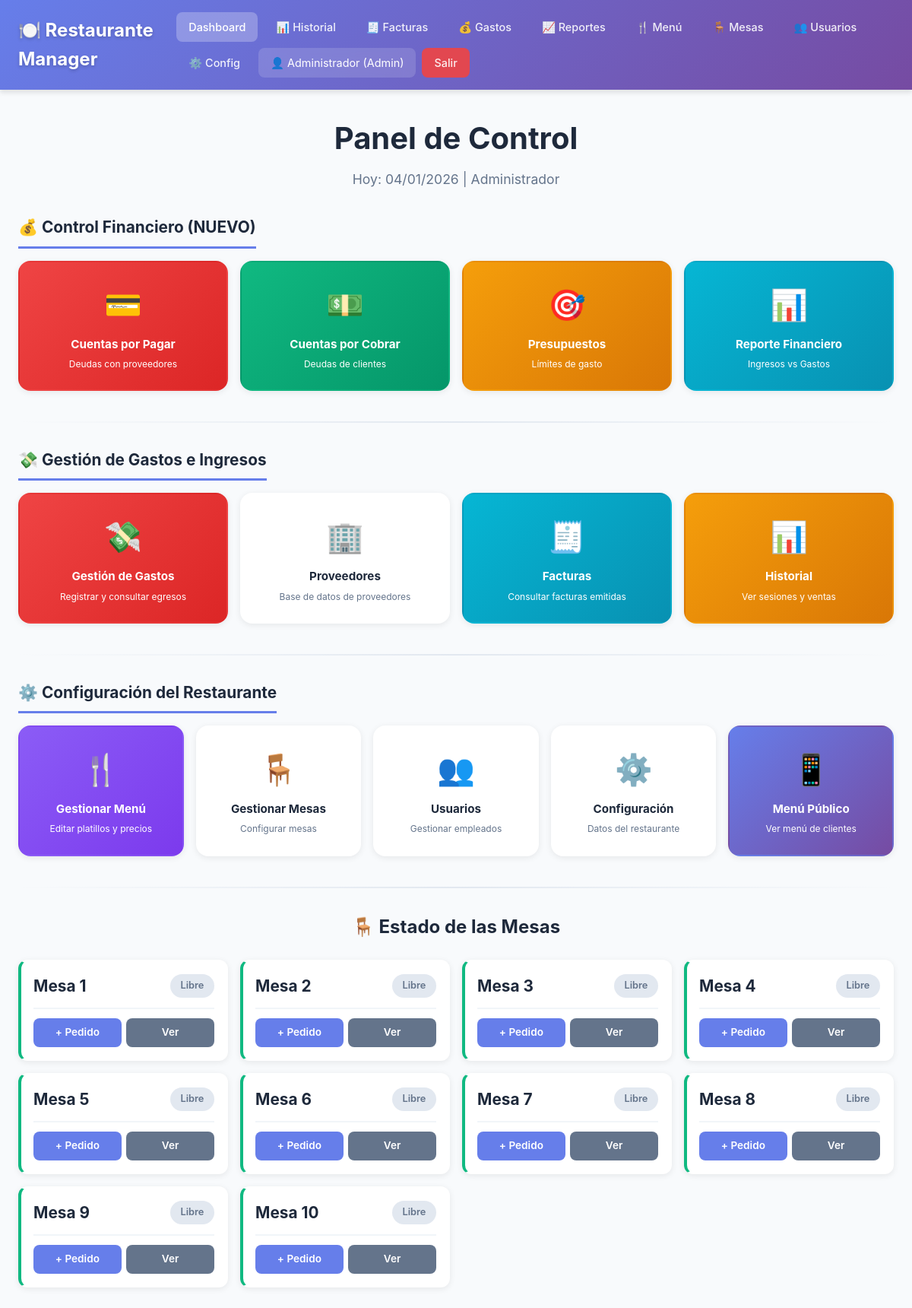
/dashboard (signed in), run on the app's committed database.
### app.py (models this page shows, shortened)
class Usuario(UserMixin, db.Model):
    id = db.Column(db.Integer, primary_key=True)
    username = db.Column(db.String(80), unique=True, nullable=False)
    password_hash = db.Column(db.String(200), nullable=False)
    nombre = db.Column(db.String(100), nullable=False)
    rol = db.Column(db.String(20), default='mesero')  # mesero, cocina, admin

class Mesa(db.Model):
    id = db.Column(db.Integer, primary_key=True)
    numero = db.Column(db.Integer, nullable=False, unique=True)
    capacidad = db.Column(db.Integer, default=4)
    activa = db.Column(db.Boolean, default=True)

### app.py (the view)
@app.route("/dashboard")
@login_required
def dashboard():
    if current_user.rol == 'cocina':
        return redirect(url_for('cocina'))
    mesas = Mesa.query.filter_by(activa=True).order_by(Mesa.numero).all()
    hoy = datetime.now().date()
    sesiones_activas = Sesion.query.filter(
        Sesion.activa == True,
        db.func.date(Sesion.fecha_inicio) == hoy
    ).all()
    info_mesas = {}
    for mesa in mesas:
        sesion_activa = next((s for s in sesiones_activas if s.mesa_id == mesa.id), None)
        if sesion_activa:
            pedidos = Pedido.query.filter_by(sesion_id=sesion_activa.id).all()
            info_mesas[mesa.id] = {
                'mesa': mesa,
                'sesion': sesion_activa,
                'pedidos': pedidos,
                'tiene_pendientes': any(not p.pagado for p in pedidos),
                'todos_entregados': all(p.estado == 'entregado' for p in pedidos),
                'total_pedidos': len(pedidos),
                'hora_inicio': sesion_activa.fecha_inicio.strftime('%H:%M')
            }
        else:
            info_mesas[mesa.id] = {
                'mesa': mesa,
                'sesion': None,
                'pedidos': [],
                'tiene_pendientes': False,
                'todos_entregados': False,
                'total_pedidos': 0,
                'hora_inicio': None
            }
    return render_template("dashboard.html",
                         mesas=mesas,
                         info_mesas=info_mesas,
                         now=datetime.now())

### app.py (called while the page is built)
@login_manager.user_loader
def load_user(user_id):
    return Usuario.query.get(int(user_id))

### templates/dashboard.html (shortened to what this page needs)
<!DOCTYPE html>
<html lang="es">
<head>
</head>
<body>
    <nav class="navbar">
        <div class="nav-container">
            <div class="nav-brand">🍽️ Restaurante Manager</div>
            <div class="nav-menu">
                <a href="{{ url_for('dashboard') }}" class="nav-link active">Dashboard</a>
                {% if current_user.rol == 'cocina' %}
                <a href="{{ url_for('cocina') }}" class="nav-link">📋 Cocina</a>
                {% else %}
                <a href="{{ url_for('historial') }}" class="nav-link">📊 Historial</a>
                <a href="{{ url_for('lista_facturas') }}" class="nav-link">🧾 Facturas</a>
                {% endif %}
                {% if current_user.rol == 'admin' %}
                <a href="{{ url_for('lista_gastos') }}" class="nav-link">💰 Gastos</a>
                <a href="{{ url_for('reporte_financiero') }}" class="nav-link">📈 Reportes</a>
                <a href="{{ url_for('administrar_menu') }}" class="nav-link">🍴 Menú</a>
                <a href="{{ url_for('administrar_mesas') }}" class="nav-link">🪑 Mesas</a>
                <a href="{{ url_for('administrar_usuarios') }}" class="nav-link">👥 Usuarios</a>
                <a href="{{ url_for('configuracion_restaurante') }}" class="nav-link">⚙️ Config</a>
                {% endif %}
                <span class="nav-user">👤 {{ current_user.nombre }} ({{ current_user.rol|title }})</span>
                <a href="{{ url_for('logout') }}" class="nav-link nav-logout">Salir</a>
            </div>
        </div>
    </nav>
    <div class="container">
        <div class="dashboard-header">
            <h1>Panel de Control</h1>
            <p class="subtitle">
                Hoy: {{ now.strftime('%d/%m/%Y') if now else '' }} |
                {% if current_user.rol == 'admin' %}Administrador{% elif current_user.rol == 'mesero' %}Mesero{% else %}Cocina{% endif %}
            </p>
        </div>
        {% if current_user.rol == 'admin' %}
        <div class="quick-access-section">
            <h2 class="section-title">💰 Control Financiero (NUEVO)</h2>
            <div class="quick-access-grid">
                <a href="{{ url_for('cuentas_por_pagar') }}" class="quick-access-card qa-danger">
                    <div class="quick-access-icon">💳</div>
                    <div class="quick-access-title">Cuentas por Pagar</div>
                    <div class="quick-access-desc">Deudas con proveedores</div>
                </a>
                <a href="{{ url_for('cuentas_por_cobrar') }}" class="quick-access-card qa-success">
                    <div class="quick-access-icon">💵</div>
                    <div class="quick-access-title">Cuentas por Cobrar</div>
                    <div class="quick-access-desc">Deudas de clientes</div>
                </a>
                <a href="{{ url_for('lista_presupuestos') }}" class="quick-access-card qa-warning">
                    <div class="quick-access-icon">🎯</div>
                    <div class="quick-access-title">Presupuestos</div>
                    <div class="quick-access-desc">Límites de gasto</div>
                </a>
                <a href="{{ url_for('reporte_financiero') }}" class="quick-access-card qa-info">
                    <div class="quick-access-icon">📊</div>
                    <div class="quick-access-title">Reporte Financiero</div>
                    <div class="quick-access-desc">Ingresos vs Gastos</div>
                </a>
            </div>
        </div>
        <div class="divider"></div>
        <div class="quick-access-section">
            <h2 class="section-title">💸 Gestión de Gastos e Ingresos</h2>
            <div class="quick-access-grid">
                <a href="{{ url_for('lista_gastos') }}" class="quick-access-card qa-danger">
                    <div class="quick-access-icon">💸</div>
                    <div class="quick-access-title">Gestión de Gastos</div>
                    <div class="quick-access-desc">Registrar y consultar egresos</div>
                </a>
                <a href="{{ url_for('lista_proveedores') }}" class="quick-access-card">
                    <div class="quick-access-icon">🏢</div>
                    <div class="quick-access-title">Proveedores</div>
                    <div class="quick-access-desc">Base de datos de proveedores</div>
                </a>
                <a href="{{ url_for('lista_facturas') }}" class="quick-access-card qa-info">
                    <div class="quick-access-icon">🧾</div>
                    <div class="quick-access-title">Facturas</div>
                    <div class="quick-access-desc">Consultar facturas emitidas</div>
                </a>
                <a href="{{ url_for('historial') }}" class="quick-access-card qa-warning">
                    <div class="quick-access-icon">📊</div>
                    <div class="quick-access-title">Historial</div>
                    <div class="quick-access-desc">Ver sesiones y ventas</div>
                </a>
            </div>
        </div>
        <div class="divider"></div>
        <div class="quick-access-section">
            <h2 class="section-title">⚙️ Configuración del Restaurante</h2>
            <div class="quick-access-grid">
                <a href="{{ url_for('administrar_menu') }}" class="quick-access-card qa-purple">
                    <div class="quick-access-icon">🍴</div>
                    <div class="quick-access-title">Gestionar Menú</div>
                    <div class="quick-access-desc">Editar platillos y precios</div>
                </a>
                <a href="{{ url_for('administrar_mesas') }}" class="quick-access-card">
                    <div class="quick-access-icon">🪑</div>
                    <div class="quick-access-title">Gestionar Mesas</div>
                    <div class="quick-access-desc">Configurar mesas</div>
                </a>
                <a href="{{ url_for('administrar_usuarios') }}" class="quick-access-card">
                    <div class="quick-access-icon">👥</div>
                    <div class="quick-access-title">Usuarios</div>
                    <div class="quick-access-desc">Gestionar empleados</div>
                </a>
                <a href="{{ url_for('configuracion_restaurante') }}" class="quick-access-card">
                    <div class="quick-access-icon">⚙️</div>
                    <div class="quick-access-title">Configuración</div>
                    <div class="quick-access-desc">Datos del restaurante</div>
                </a>
                <a href="{{ url_for('menu_publico') }}" class="quick-access-card qa-primary" target="_blank">
                    <div class="quick-access-icon">📱</div>
                    <div class="quick-access-title">Menú Público</div>
                    <div class="quick-access-desc">Ver menú de clientes</div>
                </a>
            </div>
        </div>
        <div class="divider"></div>
        {% endif %}
        {% if current_user.rol != 'cocina' %}
        <div class="mesas-section-title">🪑 Estado de las Mesas</div>
        <div class="mesas-grid">
            {% for mesa in mesas %}
            {% set info = info_mesas[mesa.id] %}
            <div class="mesa-card
                {% if info.sesion %}
                    {% if info.todos_entregados and not info.tiene_pendientes %}
                        mesa-completa
                    {% else %}
                        mesa-ocupada
                    {% endif %}
                {% else %}
                    mesa-libre
                {% endif %}">
                <div class="mesa-header">
                    <h3>Mesa {{ mesa.numero }}</h3>
                    {% if info.sesion %}
                        {% if info.todos_entregados and not info.tiene_pendientes %}
                        <span class="badge badge-info">Listo</span>
                        {% elif info.tiene_pendientes %}
                        <span class="badge badge-warning">Activa</span>
                        {% else %}
                        <span class="badge badge-success">Pagado</span>
                        {% endif %}
                    {% else %}
                    <span class="badge badge-secondary">Libre</span>
                    {% endif %}
                </div>
                <div class="mesa-actions">
                    <a href="{{ url_for('nuevo_pedido', mesa_id=mesa.id) }}" class="btn btn-primary btn-sm">+ Pedido</a>
                    <a href="{{ url_for('ver_mesa', mesa_id=mesa.id) }}" class="btn btn-secondary btn-sm">Ver</a>
                </div>
            </div>
            {% endfor %}
        </div>
        {% endif %}
    </div>
</body>
</html>

### data on the page
Usuario: nombre "Administrador", rol "Admin"
Mesa: numero "1"
Mesa: numero "2"
Mesa: numero "3"
Mesa: numero "4"
Mesa: numero "5"
Mesa: numero "6"
Mesa: numero "7"
Mesa: numero "8"
Mesa: numero "9"
Mesa: numero "10"
